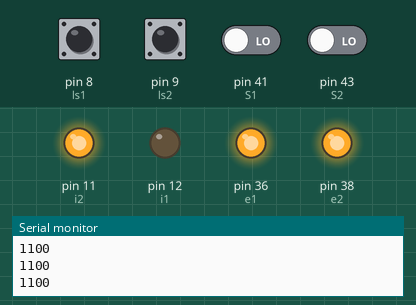
Recording of a sketch running on a simulated Arduino Mega 2560, built with avr-gcc and run on an emulated ATmega2560. Shown: output pins drawn as LEDs (lit = HIGH), the last lines printed to the serial monitor. Inputs (shaded band) come from the test bench; at power-on: pin 8 (ls1), pin 9 (ls2) HIGH, pin 41 (S1), pin 43 (S2) LOW.

Above: at 1.2 s.
1.3 s: pin 8 (ls1) pulled LOW for 0.15 s
At 1.4 s:
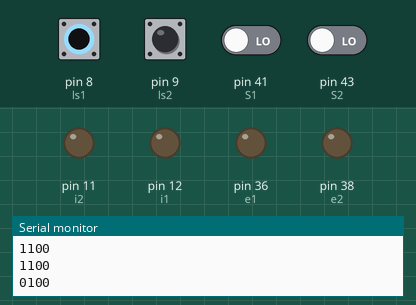
3.0 s: pin 41 (S1) driven HIGH
At 4.2 s:
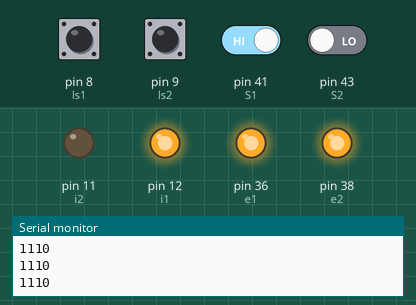
4.5 s: pin 41 (S1) driven LOW
At 5.6 s:
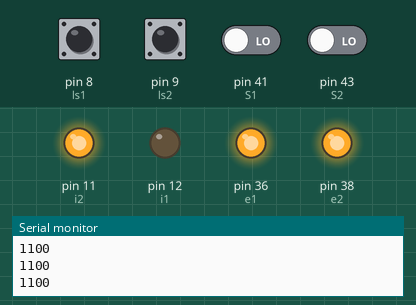
Timing chart, 0 to 7.5 s (numbered marks = the images above; inputs shaded):
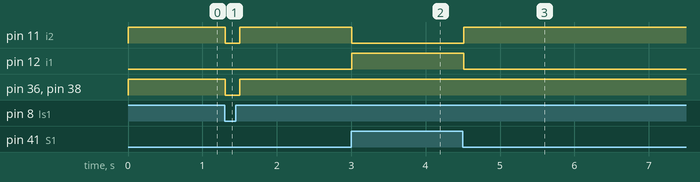

The sketch:

MoCua.ino
```cpp
#include <Arduino.h>  // Thư viện Arduino cơ bản.
int ls1 = 8;   // Định nghĩa chân cảm biến ls1.
int ls2 = 9;   // Định nghĩa chân cảm biến ls2.
int S1 = 41;   // Định nghĩa chân cảm biến S1.
int S2 = 43;   // Định nghĩa chân cảm biến S2.
int e1 = 36;   // Định nghĩa chân điều khiển tốc độ động cơ 1.
int e2 = 38;   // Định nghĩa chân điều khiển tốc độ động cơ 2.
int i1 = 12;   // Định nghĩa chân điều khiển hướng động cơ 1.
int i2 = 11;   // Định nghĩa chân điều khiển hướng động cơ 2.
int H = 180;   // Định nghĩa tốc độ động cơ.
void forward() {
  digitalWrite(i1, HIGH);    // Đặt hướng động cơ 1 là tiến tới.
  digitalWrite(i2, LOW);     // Đặt hướng động cơ 2 là lùi lại.
  analogWrite(e1, H);        // Thiết lập tốc độ động cơ 1.
  analogWrite(e2, H);        // Thiết lập tốc độ động cơ 2.
}
void goback() {
  digitalWrite(i1, LOW);     // Đặt hướng động cơ 1 là lùi lại.
  digitalWrite(i2, HIGH);    // Đặt hướng động cơ 2 là tiến tới.
  analogWrite(e1, H);        // Thiết lập tốc độ động cơ 1.
  analogWrite(e2, H);        // Thiết lập tốc độ động cơ 2.
}
void stop() {
  digitalWrite(i1, LOW);     // Tắt động cơ 1.
  digitalWrite(i2, LOW);     // Tắt động cơ 2.
  analogWrite(e1, 0);        // Thiết lập tốc độ động cơ 1 bằng 0.
  analogWrite(e2, 0);        // Thiết lập tốc độ động cơ 2 bằng 0.
}
void setup() {
  Serial.begin(9600);              // Khởi động Serial với tốc độ 9600.
  pinMode(ls1, INPUT_PULLUP);      // Thiết lập chân ls1 là đầu vào với điện trở kéo lên.
  pinMode(ls2, INPUT_PULLUP);      // Thiết lập chân ls2 là đầu vào với điện trở kéo lên.
  pinMode(S1, INPUT);              // Thiết lập chân S1 là đầu vào.
  pinMode(S2, INPUT);              // Thiết lập chân S2 là đầu vào.
  pinMode(i1, OUTPUT);             // Thiết lập chân i1 là đầu ra.
  pinMode(i2, OUTPUT);             // Thiết lập chân i2 là đầu ra.
  pinMode(e1, OUTPUT);             // Thiết lập chân e1 là đầu ra.
  pinMode(e2, OUTPUT);             // Thiết lập chân e2 là đầu ra.
}
void loop() {
  int rls1 = digitalRead(ls1);   // Đọc giá trị từ cảm biến ls1.
  int rls2 = digitalRead(ls2);   // Đọc giá trị từ cảm biến ls2.
  int rS1 = digitalRead(S1);     // Đọc giá trị từ cảm biến S1.
  int rS2 = digitalRead(S2);     // Đọc giá trị từ cảm biến S2.

  // Điều kiện kiểm tra và hành động tương ứng
  if (rls1 == 1 && rls2 == 1 && rS1 == 1 && rS2 == 1) {
    forward();    // Tiến tới khi tất cả cảm biến đều kích hoạt.
  } else if (rls1 == 1 && rls2 == 1 && rS1 == 1 && rS2 == 0) {
    forward();    // Tiến tới khi các cảm biến trừ S2 kích hoạt.
  } else if (rls1 == 1 && rls2 == 1 && rS1 == 0 && rS2 == 0) {
    goback();     // Lùi lại khi chỉ các cảm biến ls1 và ls2 kích hoạt.
  } else if (rls1 == 1 && rls2 == 0 && rS1 == 0 && rS2 == 0) {
    goback();     // Lùi lại khi chỉ cảm biến ls1 kích hoạt.
  } else if (rls1 == 0 && rls2 == 1 && rS1 == 1 && rS2 == 1) {
    forward();    // Tiến tới khi chỉ cảm biến ls2 kích hoạt.
  } else if (rls1 == 0 && rls2 == 1 && rS1 == 0 && rS2 == 0) {
    stop();       // Dừng lại khi chỉ cảm biến ls2 và S2 không kích hoạt.
  } else if (rls1 == 0 && rls2 == 1 && rS1 == 1 && rS2 == 0) {
    forward();    // Tiến tới khi chỉ cảm biến ls2 và S1 kích hoạt.
  } else if (rls1 == 0 && rls2 == 1 && rS1 == 0 && rS2 == 1) {
    forward();    // Tiến tới khi chỉ cảm biến ls2 và S2 kích hoạt.
  } else if (rls1 == 1 && rls2 == 0 && rS1 == 1 && rS2 == 0) {
    stop();       // Dừng lại khi chỉ cảm biến ls1 và S1 kích hoạt.
  } else if (rls1 == 1 && rls2 == 0 && rS1 == 0 && rS2 == 1) {
    stop();       // Dừng lại khi chỉ cảm biến ls1 và S2 kích hoạt.
  } else if (rls1 == 1 && rls2 == 0 && rS1 == 1 && rS2 == 1) {
    stop();       // Dừng lại khi chỉ cảm biến ls1 kích hoạt.
  } else if (rls1 == 0 && rls2 == 0 && rS1 == 1 && rS2 == 1) {
    stop();       // Dừng lại khi tất cả cảm biến đều không kích hoạt.
  }

  // In giá trị các cảm biến lên Serial monitor
  Serial.print(rls1);
  Serial.print(rls2);
  Serial.print(rS1);
  Serial.println(rS2);
  delay(100);    // Trì hoãn 100ms.
}
```

Measured:
- after the input at 1.3 s, pin 11 (i2), pin 36 (e1), pin 38 (e2): HIGH → LOW at once, → HIGH 0.20 s later
- after the input at 3.0 s, pin 11 (i2): HIGH → LOW at once; pin 12 (i1): LOW → HIGH at once
- after the input at 4.5 s, pin 11 (i2): LOW → HIGH at once; pin 12 (i1): HIGH → LOW at once
